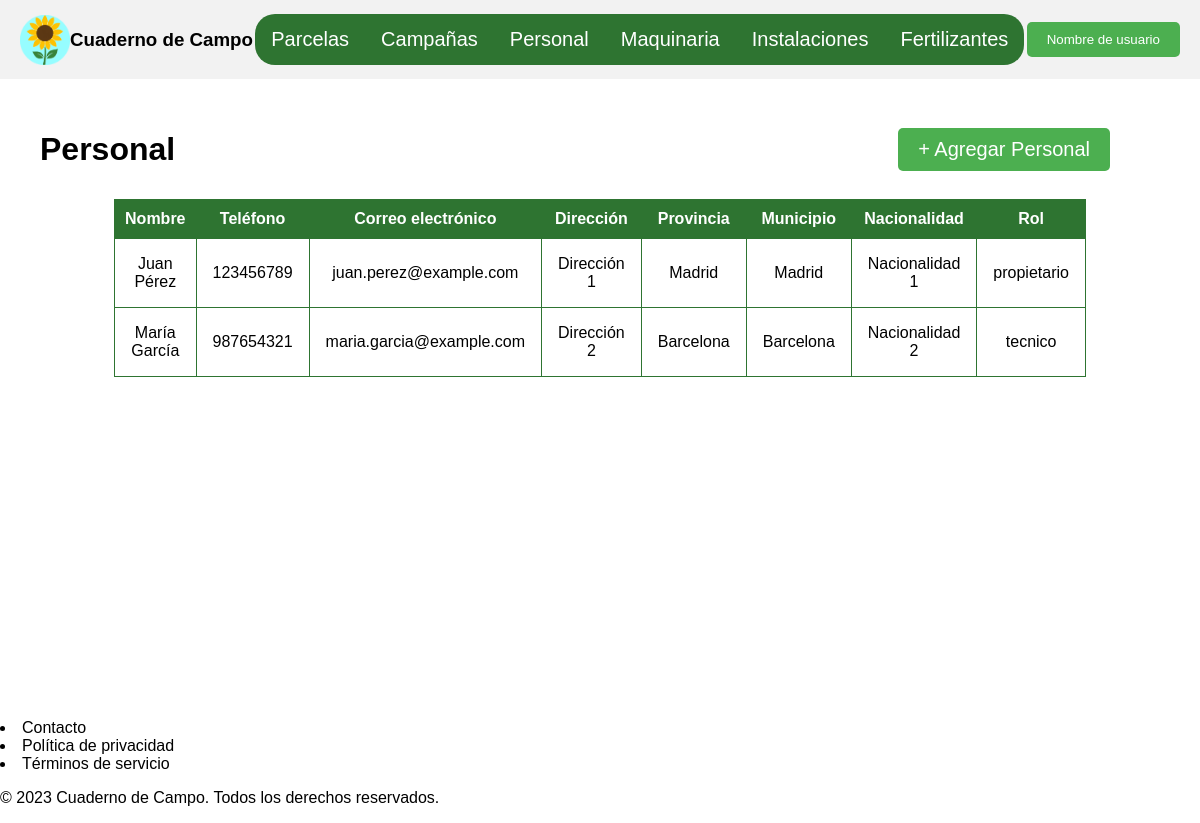
The app's page /views/personalView.php (signed in) with its own data.
### tables this page shows
CREATE TABLE IF NOT EXISTS `personal` (
`personal_id` INT auto_increment PRIMARY KEY,
`explotacion_id` INT NOT NULL,
`dni` VARCHAR(9) NOT NULL,
`nombre` VARCHAR(45),
`apellidos` VARCHAR(45),
`telefono` VARCHAR(15),
`email` VARCHAR(45),
`direccion` VARCHAR(45),
`nacionalidad` VARCHAR(45),
`rol` ENUM("propietario", "tecnico", "trabajador", "administrativo"),
`municipio_id` INT NOT NULL,
`provincia_id` INT NOT NULL,
CONSTRAINT `fk_explotacion_personal` FOREIGN KEY(`explotacion_id`) REFERENCES `explotacion`(`explotacion_id`) ON DELETE CASCADE ON UPDATE CASCADE,
CONSTRAINT `fk_municipio_personal` 
  FOREIGN KEY(`municipio_id`, `provincia_id`) REFERENCES `municipio`(`municipio_id`, `provincia_id`) 
  ON DELETE CASCADE 
  ON UPDATE CASCADE
);

### models/personalModel.php (called while the page is built, shortened)
<?php
function obtenerPersonal(PDO $connection, int $idExplotacion) {
    $sql = "SELECT * FROM personal WHERE explotacion_id = :idExplotacion";
    $stmt = $connection->prepare($sql);
    $stmt->execute(['idExplotacion' => $idExplotacion]);
    return $stmt->fetchAll(PDO::FETCH_ASSOC);
}
?>

### controllers/personalController.php (called while the page is built)
<?php
include '../models/personalModel.php';
include '../models/globalModel.php';
function obtenerInfoPersonal(PDO $connection, int $idExplotacion) {
    $datosPersonal = obtenerPersonal($connection, $idExplotacion);
    $infoPersonal = [];
    foreach ($datosPersonal as $personal) {
        $provincia = obtenerProvincia($connection, $personal['provincia_id']);
        $municipio = obtenerMunicipio($connection, $personal['municipio_id']);
        array_push($infoPersonal, [
            'nombre' => $personal['nombre'] . ' ' .$personal['apellidos'],
            'telefono' => $personal['telefono'],
            'correo_electronico' => $personal['email'],
            'direccion' => $personal['direccion'],
            'provincia' => $provincia,
            'municipio' => $municipio,
            'nacionalidad' => $personal['nacionalidad'],
            'rol' => $personal['rol']
        ]);
    }
    return $infoPersonal;
}
?>

### models/globalModel.php (called while the page is built, shortened)
<?php
function obtenerProvincia(PDO $connection, int $idProvincia) {
    $stmt = $connection->prepare("SELECT nombre FROM provincia WHERE provincia_id = :id");
    $stmt->execute(['id' => $idProvincia]);
    $result = $stmt->fetch(PDO::FETCH_ASSOC);
    return $result['nombre'] ?? 'Desconocida';
}
function obtenerMunicipio(PDO $connection, int $idMunicipio) {
    $stmt = $connection->prepare("SELECT nombre FROM municipio WHERE municipio_id = :id");
    $stmt->execute(['id' => $idMunicipio]);
    $result = $stmt->fetch(PDO::FETCH_ASSOC);
    return $result['nombre'] ?? 'Desconocido';
}
?>

### views/personalView.php (the view, shortened to what this page needs)
<?php include '../templates/cabecera_explotacion.php';?>
<?php include '../config/db.php';
include '../controllers/personalController.php';
$idExplotacion = $_POST['idExplotacion'] ?? 1;
$infoPersonal = obtenerInfoPersonal($connection, $idExplotacion);
?>
<main class="main_content">
    <div class="cabecera_parcelas">
        <h1>Personal</h1>
        <button class="add_button" onclick="abrirFormulario()">+ Agregar Personal</button>
    </div>
    <div class="table_exp">
        <table>
            <thead>
                <tr>
                    <th>Nombre</th>
                    <th>Teléfono</th>
                    <th>Correo electrónico</th>
                    <th>Dirección</th>
                    <th>Provincia</th>
                    <th>Municipio</th>
                    <th>Nacionalidad</th>
                    <th>Rol</th>
                </tr>
            </thead>
            <tbody>
                    <?php foreach ($infoPersonal as $personal): ?>
                    <tr>
                        <td><?php echo htmlspecialchars($personal['nombre']); ?></td>
                        <td><?php echo htmlspecialchars($personal['telefono']); ?></td>
                        <td><?php echo htmlspecialchars($personal['correo_electronico']); ?></td>
                        <td><?php echo htmlspecialchars($personal['direccion']); ?></td>
                        <td><?php echo htmlspecialchars($personal['provincia']); ?></td>
                        <td><?php echo htmlspecialchars($personal['municipio']); ?></td>
                        <td><?php echo htmlspecialchars($personal['nacionalidad']); ?></td>
                        <td><?php echo htmlspecialchars($personal['rol']); ?></td>
                    </tr>
                    <?php endforeach; ?>
            </tbody>
        </table>
    </div>
</main>
<?php
include '../templates/footer.php';
?>

### templates/cabecera_explotacion.php (shortened to what this page needs)
<!DOCTYPE html>
<html lang="es">
<head>
    <link rel="stylesheet" href="../css/estilos_pruebas.css">
</head>
<body>
    <div class="cabecera_exp">
        <div style="display: flex; align-items: center;">
            <img src="../assets/logo.png" alt="Logo" style="width: 50px; height: 50px;">
            <h3>Cuaderno de Campo</h3>
        </div>
        <nav>
            <li><a href="../views/parcelasView.php">Parcelas</a></li>
            <li><a href="#">Campañas</a></li>
            <li><a href="../views/personalView.php">Personal</a></li>
            <li><a href="#">Maquinaria</a></li>
            <li><a href="#">Instalaciones</a></li>
            <li><a href="#">Fertilizantes</a></li>
        </nav>
        <div>
            <button type="button" class="user_button">Nombre de usuario</button>
        </div>
    </div>

### templates/footer.php
<footer>
    <div class="enlaces-footer">
        <li>Contacto</li>
        <li>Política de privacidad</li>
        <li>Términos de servicio</li>
    </div>
    <p>&copy; 2023 Cuaderno de Campo. Todos los derechos reservados.</p>
</footer>
</body>
</html>

### css/estilos_pruebas.css (style rules this page uses)
.cabecera_exp { display: flex; justify-content: space-between; align-items: center; background-color: #f2f2f2; padding: 10px 20px; }
body { font-family: Arial, sans-serif; margin: 0; padding: 0; }
.main_content { padding: 20px; min-height: 600px; }
nav { width: fit-content; margin: auto; background-color: #2e7431; overflow: hidden; border-radius: 20px; }
nav li { float: left; list-style-type: none; }
nav li a { display: flex; color: white; text-align: center; padding: 14px 16px; text-decoration: none; font-size: 20px; }
.user_button { background-color: #4CAF50; color: white; padding: 10px 20px; border: none; border-radius: 5px; cursor: pointer; }
table { width: 75%; margin: auto; align-items: center; border-collapse: collapse; text-align: center; }
.table_exp th, .table_exp td { border: 1px solid #2e7431; padding: 16px; align-items: center; }
.table_exp th { background-color: #2e7431; color: white; padding: 10px; }
.cabecera_parcelas { display: flex; justify-content: space-between; align-items: center; padding: 10px 20px; }
.add_button { background-color: #4CAF50; font-size: 20px; color: white; padding: 10px 20px; border: none; border-radius: 5px; cursor: pointer; margin: 10px 50px; }

### records on screen
personal: nombre "Juan Pérez", telefono "123456789", email "juan.perez@example.com", direccion "Dirección 1", provincia "Madrid", municipio "Madrid", nacionalidad "Nacionalidad 1", rol "propietario"
personal: nombre "María García", telefono "987654321", email "maria.garcia@example.com", direccion "Dirección 2", provincia "Barcelona", municipio "Barcelona", nacionalidad "Nacionalidad 2", rol "tecnico"
